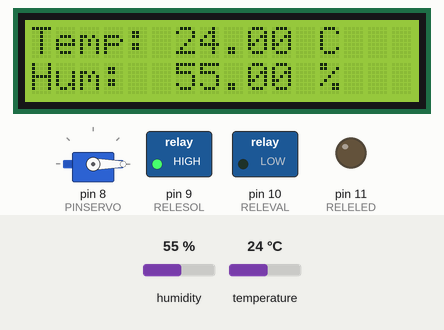
Simulated run of this sketch. Board: Arduino Uno, built with avr-gcc and run on an emulated ATmega328P. On the bench: servo, 16×2 character LCD, switched loads named in the sketch (green lamp = pin HIGH), output pins drawn as LEDs (lit = HIGH). The test bench sets the inputs (shaded band); at power-on: humidity 55 %, temperature 24 °C. What the sketch prints to the serial monitor is not drawn.

Above: at 1.2 s.
1.3 s: humidity set to 22 %
At 2.9 s:
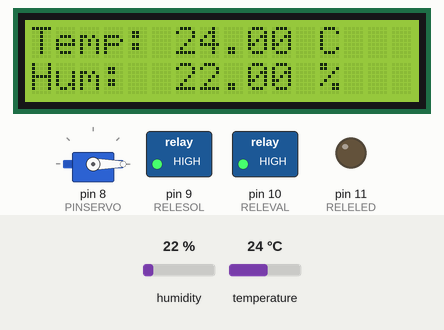
7.3 s: humidity set to 48 %
At 11.2 s:
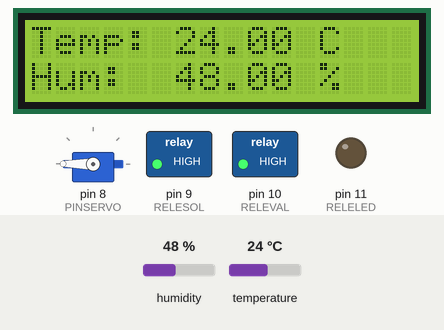
13.3 s: humidity set to 51 %
At 15.1 s:
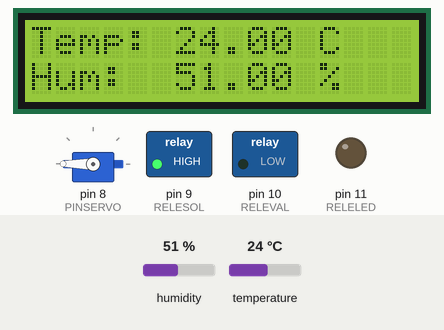
19.3 s: humidity set to 40 %
At 20.6 s:
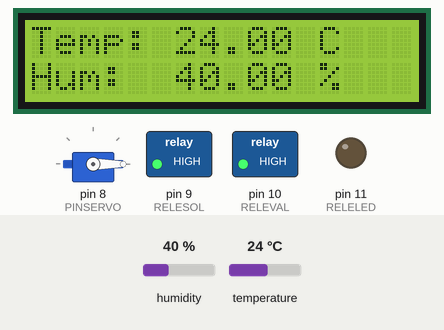
25.3 s: temperature set to 12 °C
At 27.2 s:
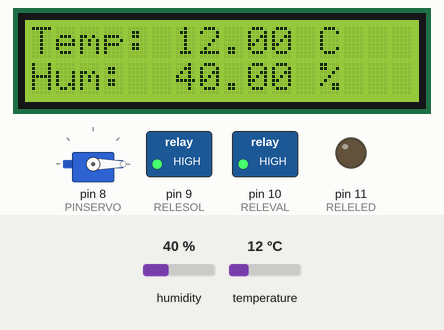
31.3 s: humidity set to 68 %
At 33.2 s:
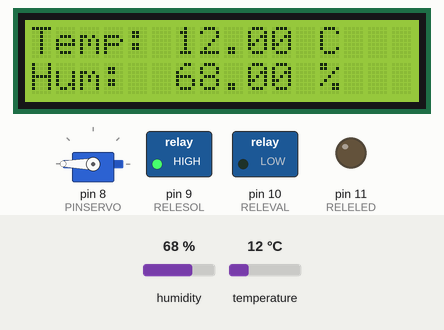
Timing chart, 0 to 81.6 s (numbered marks = the images above; inputs shaded):
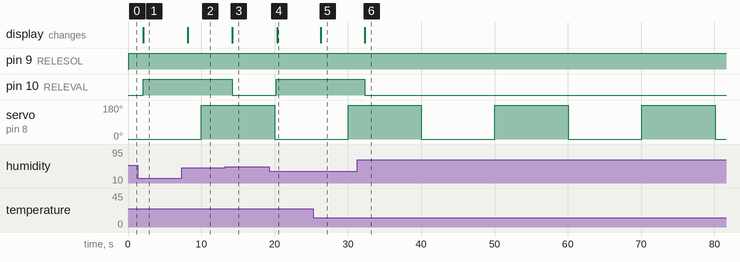

Measured:
- the behaviour switches between 49 and 50 % on humidity (found by bisection; images 2 and 3)
- after the input at 1.3 s, pin 10 (RELEVAL): LOW → HIGH after 0.81 s; the display: changes after 0.81 s (image 1)
- after the input at 7.3 s, the display: changes after 0.85 s (image 2)
- after the input at 13.3 s, pin 10 (RELEVAL): HIGH → LOW after 0.89 s; the display: changes after 0.89 s (image 3)
- after the input at 19.3 s, pin 10 (RELEVAL): LOW → HIGH after 0.94 s; the display: changes after 1.1 s (image 4)
- after the input at 25.3 s, the display: changes after 0.98 s (image 5)
- after the input at 31.3 s, pin 10 (RELEVAL): HIGH → LOW after 1.0 s; the display: changes after 1.0 s (image 6)
- by itself, servo on pin 8 (PINSERVO): alternates 180° for 10.0 s and 0° for 10.0 s

The sketch:

Incubadora.ino
```cpp
#include <Servo.h>
#include <DHT.h>
#include <Wire.h>
#include <LiquidCrystal_I2C.h>


//SENSOR TEMPERATURA
#define DHTPIN 4     // Define pin 4 para el sensor
#define DHTTYPE DHT22
DHT dht(DHTPIN, DHTTYPE);

//LCD
LiquidCrystal_I2C lcd(0x3F,16,2);

//SERVO
Servo servo1;
int pos = 0;

int PINSERVO = 8;   // pin 8 conectado a señal del servo
int PULSOMIN = 1000;    // pulso minimo en microsegundos
int PULSOMAX = 2000;    // pulso maximo en microsegundos

unsigned long previousMillis = 0;
const long interval = 10000;

//RELES
int RELESOL = 9;      // pin de modulo Rele Solido a pin digital 9 de Arduino
int RELEVAL = 10;      // pin de modulo Rele Valvula a pin digital 10 de Arduino
int RELELED = 11;      // pin de modulo Rele LED a pin digital 11 de Arduino
int Boton = 12;       // pin de Boton a pin digital 12 de Arduino

void setup()
{
  servo1.attach(PINSERVO, PULSOMIN, PULSOMAX);  // inicializacion de servo
  servo1.write(0);

  Serial.begin(9600);

  dht.begin();

  lcd.init();
  lcd.backlight();

 pinMode(RELESOL, OUTPUT);  // pin 9 como salida
 pinMode(RELEVAL, OUTPUT);  // pin 10 como salida
 pinMode(RELELED, OUTPUT);  // pin 11 como salida
 pinMode(Boton, INPUT);     // pin 12 como entrada
}

void loop()
{
  unsigned long currentMillis = millis();

  if (currentMillis - previousMillis >= interval) {
    // Modifica el valor a este ultimo
    previousMillis = currentMillis;

    // Si la posicion es 0 se mueve a 180 y viceversa
    if (pos == 0) {
      servo1.write(180);
      pos = 180;
    } else {
      servo1.write(0);
      pos = 0;
    }
  }

  //Lee la humedad y la temperatura
  float hum = dht.readHumidity();
  float tem = dht.readTemperature();

  lcd.clear();
  lcd.setCursor(0,0);
  lcd.print("Temp: ");
  lcd.print(tem);
  lcd.print(" C");
  lcd.setCursor(0,1);
  lcd.print("Hum:  ");
  lcd.print(hum);
  lcd.print(" %");

  Serial.print("Temp: ");
  Serial.print(tem,1);
  Serial.print(" C");
  Serial.print(" ");
  Serial.print("Hum:  ");
  Serial.print(hum,1);
  Serial.println(" %");

  //Activa la Resistencia si la temperatura es menor de 37,6
   if (tem < 37,6){
   digitalWrite(RELESOL, HIGH);}
   else {digitalWrite(RELESOL, LOW);}

  //Activa la valvula si la humedad es menor de 50
   if (hum < 50){
   digitalWrite(RELEVAL, HIGH);}
   else {digitalWrite(RELEVAL, LOW);}

  //Encender Led en función del valor leido
  if (Boton == HIGH) {
      digitalWrite(RELELED, HIGH);
  }
  else {
      digitalWrite(RELELED, LOW);
  }
}
```
